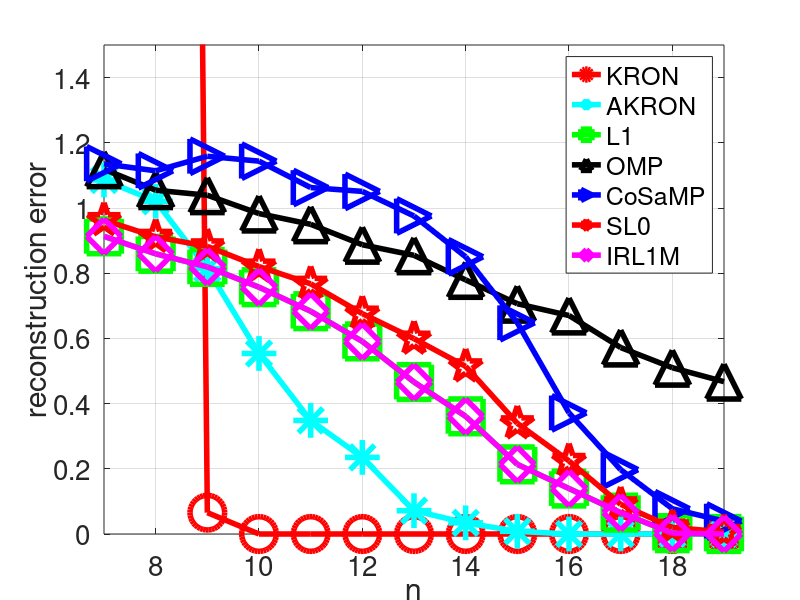
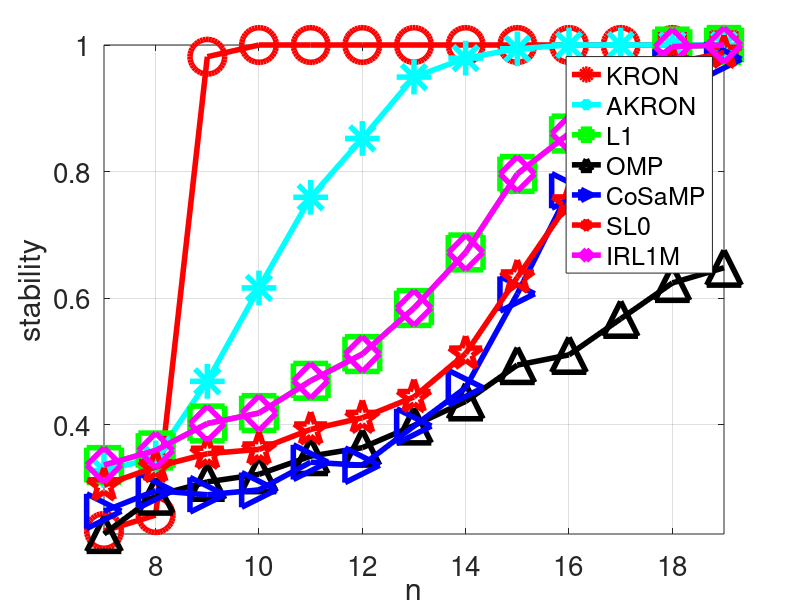
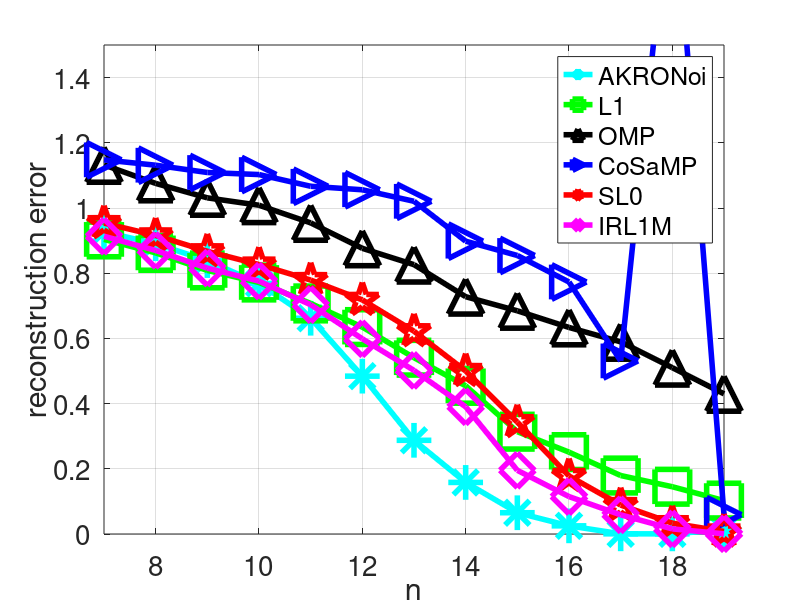
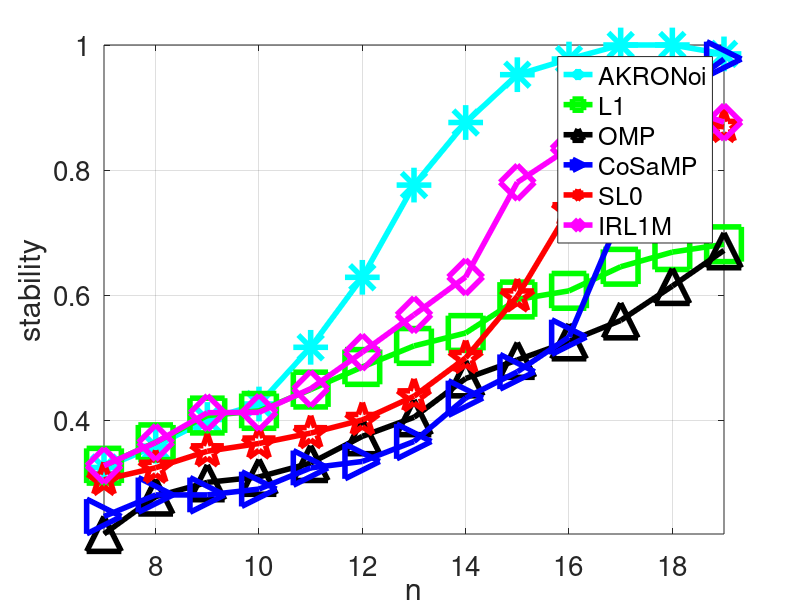

These charts were generated, in order, by the following MATLAB code: (Note: this script raises an error after producing the figures.)
%% experiment_fix_p_sweep_n_small
clc
clear
close all

load mat/experiments_fixP_sweepN_small_14-Jul-2017.mat

lw = 4;
ms = 25;
fs = 20;

i_kron = 1;
i_cosamp = 2;
i_omp = 3;
i_akron = 4;
i_akronoi = 5;
i_l1 = 6;
i_l1n = 7;
i_sl0 = 8;
i_irwls = 9;

m_kron = 'ro-';
m_akron = 'c*-';
m_akronoi = 'c*-';
m_cosamp = 'b>-';
m_omp = 'k^-';
m_sl0 = 'rp-';
m_l1 = 'gs-';
m_l1n = 'gs-';
m_irwls = 'md-';


h1 = figure;
hold on; 
box on; 
grid on;
plot(Ps, errs_clean(i_kron, :), m_kron, 'LineWidth', lw, 'MarkerSize', ms);
plot(Ps, errs_clean(i_akron, :), m_akron, 'LineWidth', lw, 'MarkerSize', ms);
plot(Ps, errs_clean(i_l1, :), m_l1, 'LineWidth', lw, 'MarkerSize', ms);
plot(Ps, errs_clean(i_omp, :), m_omp, 'LineWidth', lw, 'MarkerSize', ms);
plot(Ps, errs_clean(i_cosamp, :), m_cosamp, 'LineWidth', lw, 'MarkerSize', ms);
plot(Ps, errs_clean(i_sl0, :), m_sl0, 'LineWidth', lw, 'MarkerSize', ms);
plot(Ps, errs_clean(i_irwls, :), m_irwls, 'LineWidth', lw, 'MarkerSize', ms);
axis tight;
ylim([0 1.5])
legend('KRON', 'AKRON', 'L1', 'OMP', 'CoSaMP', 'SL0', 'IRL1M', 'Location', 'best')
xlabel('n', 'FontSize', fs);
ylabel('reconstruction error', 'FontSize', fs);
set(gca, 'fontsize', fs);
saveas(h1, 'eps/experiments_fixP_sweepN_small_errors.eps', 'eps2c');


h2 = figure;
hold on; 
box on; 
grid on;
plot(Ps, errs_clean_2(i_kron, :), m_kron, 'LineWidth', lw, 'MarkerSize', ms);
plot(Ps, errs_clean_2(i_akron, :), m_akron, 'LineWidth', lw, 'MarkerSize', ms);
plot(Ps, errs_clean_2(i_l1, :), m_l1, 'LineWidth', lw, 'MarkerSize', ms);
plot(Ps, errs_clean_2(i_omp, :), m_omp, 'LineWidth', lw, 'MarkerSize', ms);
plot(Ps, errs_clean_2(i_cosamp, :), m_cosamp, 'LineWidth', lw, 'MarkerSize', ms);
plot(Ps, errs_clean_2(i_sl0, :), m_sl0, 'LineWidth', lw, 'MarkerSize', ms);
plot(Ps, errs_clean_2(i_irwls, :), m_irwls, 'LineWidth', lw, 'MarkerSize', ms);
axis tight;
legend('KRON', 'AKRON', 'L1', 'OMP', 'CoSaMP', 'SL0', 'IRL1M', 'Location', 'best')
xlabel('n', 'FontSize', fs);
ylabel('stability', 'FontSize', fs);
set(gca, 'fontsize', fs);
saveas(h2, 'eps/experiments_fixP_sweepN_small_stability.eps', 'eps2c');



h3 = figure;
hold on; 
box on; 
grid on;
% plot(Ps, errs_noise(i_kron, :), m_kron, 'LineWidth', lw, 'MarkerSize', ms);
plot(Ps, errs_noise(i_akronoi, :), m_akronoi, 'LineWidth', lw, 'MarkerSize', ms);
plot(Ps, errs_noise(i_l1n, :), m_l1n, 'LineWidth', lw, 'MarkerSize', ms);
plot(Ps, errs_noise(i_omp, :), m_omp, 'LineWidth', lw, 'MarkerSize', ms);
plot(Ps, errs_noise(i_cosamp, :), m_cosamp, 'LineWidth', lw, 'MarkerSize', ms);
plot(Ps, errs_noise(i_sl0, :), m_sl0, 'LineWidth', lw, 'MarkerSize', ms);
plot(Ps, errs_noise(i_irwls, :), m_irwls, 'LineWidth', lw, 'MarkerSize', ms);
axis tight;
ylim([0 1.5])
legend('AKRONoi', 'L1', 'OMP', 'CoSaMP', 'SL0', 'IRL1M', 'Location', 'best')
xlabel('n', 'FontSize', fs);
ylabel('reconstruction error', 'FontSize', fs);
set(gca, 'fontsize', fs);
saveas(h3, 'eps/experiments_fixP_sweepN_small_errors_noise.eps', 'eps2c');


h4 = figure;
hold on; 
box on; 
grid on;
% plot(Ps, errs_noise_2(i_kron, :), m_kron, 'LineWidth', lw, 'MarkerSize', ms);
plot(Ps, errs_noise_2(i_akronoi, :), m_akronoi, 'LineWidth', lw, 'MarkerSize', ms);
plot(Ps, errs_noise_2(i_l1n, :), m_l1n, 'LineWidth', lw, 'MarkerSize', ms);
plot(Ps, errs_noise_2(i_omp, :), m_omp, 'LineWidth', lw, 'MarkerSize', ms);
plot(Ps, errs_noise_2(i_cosamp, :), m_cosamp, 'LineWidth', lw, 'MarkerSize', ms);
plot(Ps, errs_noise_2(i_sl0, :), m_sl0, 'LineWidth', lw, 'MarkerSize', ms);
plot(Ps, errs_noise_2(i_irwls, :), m_irwls, 'LineWidth', lw, 'MarkerSize', ms);
axis tight;
legend('AKRONoi', 'L1', 'OMP', 'CoSaMP', 'SL0', 'IRL1M', 'Location', 'best')
xlabel('n', 'FontSize', fs);
ylabel('stability', 'FontSize', fs);
set(gca, 'fontsize', fs);
saveas(h4, 'eps/experiments_fixP_sweepN_small_stability_noise.eps', 'eps2c');


h5 = figure;
hold on; 
box on; 
grid on;
plot(Ps, timez_B(1, :), m_kron, 'LineWidth', lw, 'MarkerSize', ms);
plot(Ps, timez_B(4, :), m_akronoi, 'LineWidth', lw, 'MarkerSize', ms);
plot(Ps, timez_B(5, :), m_l1n, 'LineWidth', lw, 'MarkerSize', ms);
plot(Ps, timez_B(3, :), m_omp, 'LineWidth', lw, 'MarkerSize', ms);
plot(Ps, timez_B(2, :), m_cosamp, 'LineWidth', lw, 'MarkerSize', ms);
plot(Ps, timez_B(7, :), m_sl0, 'LineWidth', lw, 'MarkerSize', ms);
plot(Ps, timez_B(8, :), m_irwls, 'LineWidth', lw, 'MarkerSize', ms);
axis tight;
legend('KRON', 'AKRON', 'L1', 'OMP', 'CoSaMP', 'SL0', 'IRL1M', 'Location', 'best')
xlabel('n', 'FontSize', fs);
ylabel('time', 'FontSize', fs);
set(gca, 'fontsize', fs);
saveas(h5, 'eps/experiments_fixP_sweepN_small_time.eps', 'eps2c');

%% experiment_larger_data.m
clc
clear
close all

% Z = {'mat/experiment_large_Gaussian_mp10_noise_25-Feb-2017.mat'
%   'mat/experiment_large_Gaussian_mp20_noise_25-Feb-2017.mat'
%   'mat/experiment_large_Gaussian_mp30_noise_26-Feb-2017.mat'
%   'mat/experiment_large_Gaussian_mp40_noise_26-Feb-2017.mat'};

Z = {'mat/experiment_large_Gaussian_mp10_noise_14-Jul-2017.mat'
  'mat/experiment_large_Gaussian_mp20_noise_15-Jul-2017.mat'
  'mat/experiment_large_Gaussian_mp30_noise_15-Jul-2017.mat'
  'mat/experiment_large_Gaussian_mp40_noise_16-Jul-2017.mat'};

for rr = 1:numel(Z)
  load(Z{rr});
  
  lw = 4;
  ms = 25;
  fs = 20;
  
  h = figure; 
  grid on;
  hold on;
  box on;
  plot(n_set, errs_no_norm(1, :), 'b>-', 'LineWidth', lw, 'MarkerSize', ms) % CoSaMP
  plot(n_set, errs_no_norm(2, :), 'k^-', 'LineWidth', lw, 'MarkerSize', ms) % OMP
  plot(n_set, errs_no_norm(3, :), 'c*-', 'LineWidth', lw, 'MarkerSize', ms) % AKRON
  plot(n_set, errs_no_norm(4, :), 'rp-', 'LineWidth', lw, 'MarkerSize', ms) % L1
  plot(n_set, errs_no_norm(5, :), 'gs-', 'LineWidth', lw, 'MarkerSize', ms) % SL0
  plot(n_set, errs_no_norm(6, :), 'md-', 'LineWidth', lw, 'MarkerSize', ms) % IRL1M
  % legend('CoSamp', 'AKRON', 'L1', 'Location', 'best')
  legend('CoSamp', 'OMP', 'AKRON', 'L1', 'SL0', 'IRL1M', 'Location', 'best')
  xlabel('n', 'FontSize', 20);
  ylabel('reconstruction error', 'FontSize', 20);
  box on;
  set(gca, 'fontsize', 20);
  saveas(h, ['eps/large_errors_',num2str(100*mp),'.eps'], 'eps2c')
  
  
  h = figure; 
  hold on;
  box on;
  grid on;
  plot(n_set, stabilities(1, :), 'b>-', 'LineWidth', lw, 'MarkerSize', ms) % CoSaMP
  plot(n_set, stabilities(2, :), 'k^-', 'LineWidth', lw, 'MarkerSize', ms) % OMP
  plot(n_set, stabilities(3, :), 'c*-', 'LineWidth', lw, 'MarkerSize', ms) % AKRON
  plot(n_set, stabilities(4, :), 'rp-', 'LineWidth', lw, 'MarkerSize', ms) % L1
  plot(n_set, stabilities(5, :), 'gs-', 'LineWidth', lw, 'MarkerSize', ms) % SL0
  plot(n_set, stabilities(6, :), 'md-', 'LineWidth', lw, 'MarkerSize', ms) % IRL1M
  legend('CoSamp', 'OMP', 'AKRON', 'L1', 'SL0', 'IRL1M', 'Location', 'best')
  xlabel('n', 'FontSize', 20);
  ylabel('stability', 'FontSize', 20);
  box on;
  set(gca, 'fontsize', 20);
  saveas(h, ['eps/large_stability_',num2str(100*mp),'.eps'], 'eps2c')
  
  h = figure; 
  grid on;
  hold on;
  box on;
  plot(n_set, timez(1, :), 'b>-', 'LineWidth', lw, 'MarkerSize', ms) % CoSaMP
  plot(n_set, timez(2, :), 'k^-', 'LineWidth', lw, 'MarkerSize', ms) % OMP
  plot(n_set, timez(3, :), 'c*-', 'LineWidth', lw, 'MarkerSize', ms) % AKRON
  plot(n_set, timez(4, :), 'rp-', 'LineWidth', lw, 'MarkerSize', ms) % AKRON
  plot(n_set, timez(5, :), 'gs-', 'LineWidth', lw, 'MarkerSize', ms) % SL0
  plot(n_set, timez(6, :), 'md-', 'LineWidth', lw, 'MarkerSize', ms) % IRL1M
  % plot(n_set, log(timez(4, :)), 'gs-', 'LineWidth', lw, 'MarkerSize', ms) % L1
  legend('CoSamp', 'OMP', 'AKRON', 'L1', 'SL0', 'IRL1M', 'Location', 'best')
  xlabel('n', 'FontSize', 20);
  ylabel('evaluation time', 'FontSize', 20);
  box on;
  set(gca, 'fontsize', 20);
  saveas(h, ['eps/large_timess_',num2str(100*mp),'.eps'], 'eps2c')
  
  close all;
  clearvars -except rr Z
end

%% plot times 
clc
clear
close all

load('mat/timerz_fix_p.mat');

lw = 4;
ms = 25;
fs = 20;

i_kron = 1;
i_akron = 4;
i_akronoi = 6;
i_cosamp = 2;
i_omp = 3;
i_sl0 = 8;
i_l1 = 5;
i_l1n = 7;

m_kron = 'ro-';
m_akron = 'c*-';
m_akronoi = 'c*-';
m_cosamp = 'b>-';
m_omp = 'k^-';
m_sl0 = 'rp-';
m_l1 = 'gs-';
m_l1n = 'gs-';
m_irwls = 'bd-';


h = figure; 
grid on;
hold on;
box on;
plot(Ms, timez_A(1, :), m_cosamp, 'LineWidth', lw, 'MarkerSize', ms) % CoSaMP
plot(Ms, timez_A(2, :), m_omp, 'LineWidth', lw, 'MarkerSize', ms) % OMP
plot(Ms, timez_A(3, :), m_akron, 'LineWidth', lw, 'MarkerSize', ms) % AKRON
plot(Ms, timez_A(4, :), m_l1, 'LineWidth', lw, 'MarkerSize', ms) % AKRON
plot(Ms, timez_A(5, :), m_sl0, 'LineWidth', lw, 'MarkerSize', ms) % SL0
plot(Ms, timez_A(6, :), m_irwls, 'LineWidth', lw, 'MarkerSize', ms) % SL0
legend('CoSamp', 'OMP', 'AKRON', 'L1', 'SL0', 'IRL1M', 'Location', 'best')
xlabel('n', 'FontSize', 20);
ylabel('evaluation time', 'FontSize', 20);
box on;
set(gca, 'fontsize', 20);
saveas(h, ['eps/times_fix_p.eps'], 'eps2c')
